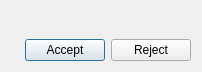
<?xml version="1.0" encoding="UTF-8"?>
<ui version="4.0">
 <class>InvitationDialog</class>
 <widget class="QDialog" name="InvitationDialog">
  <property name="geometry">
   <rect>
    <x>0</x>
    <y>0</y>
    <width>202</width>
    <height>72</height>
   </rect>
  </property>
  <property name="sizePolicy">
   <sizepolicy hsizetype="Fixed" vsizetype="Fixed">
    <horstretch>0</horstretch>
    <verstretch>0</verstretch>
   </sizepolicy>
  </property>
  <property name="windowTitle">
   <string>Gomoku Game Plugin - Invitation</string>
  </property>
  <layout class="QVBoxLayout" name="verticalLayout">
   <item>
    <widget class="QLabel" name="lbl_text">
     <property name="text">
      <string/>
     </property>
    </widget>
   </item>
   <item>
    <layout class="QHBoxLayout" name="horizontalLayout">
     <item>
      <spacer name="horizontalSpacer">
       <property name="orientation">
        <enum>Qt::Horizontal</enum>
       </property>
       <property name="sizeHint" stdset="0">
        <size>
         <width>0</width>
         <height>20</height>
        </size>
       </property>
      </spacer>
     </item>
     <item>
      <widget class="QPushButton" name="pb_accept">
       <property name="text">
        <string>Accept</string>
       </property>
      </widget>
     </item>
     <item>
      <widget class="QPushButton" name="pb_reject">
       <property name="text">
        <string>Reject</string>
       </property>
      </widget>
     </item>
    </layout>
   </item>
  </layout>
 </widget>
 <resources/>
 <connections/>
</ui>
